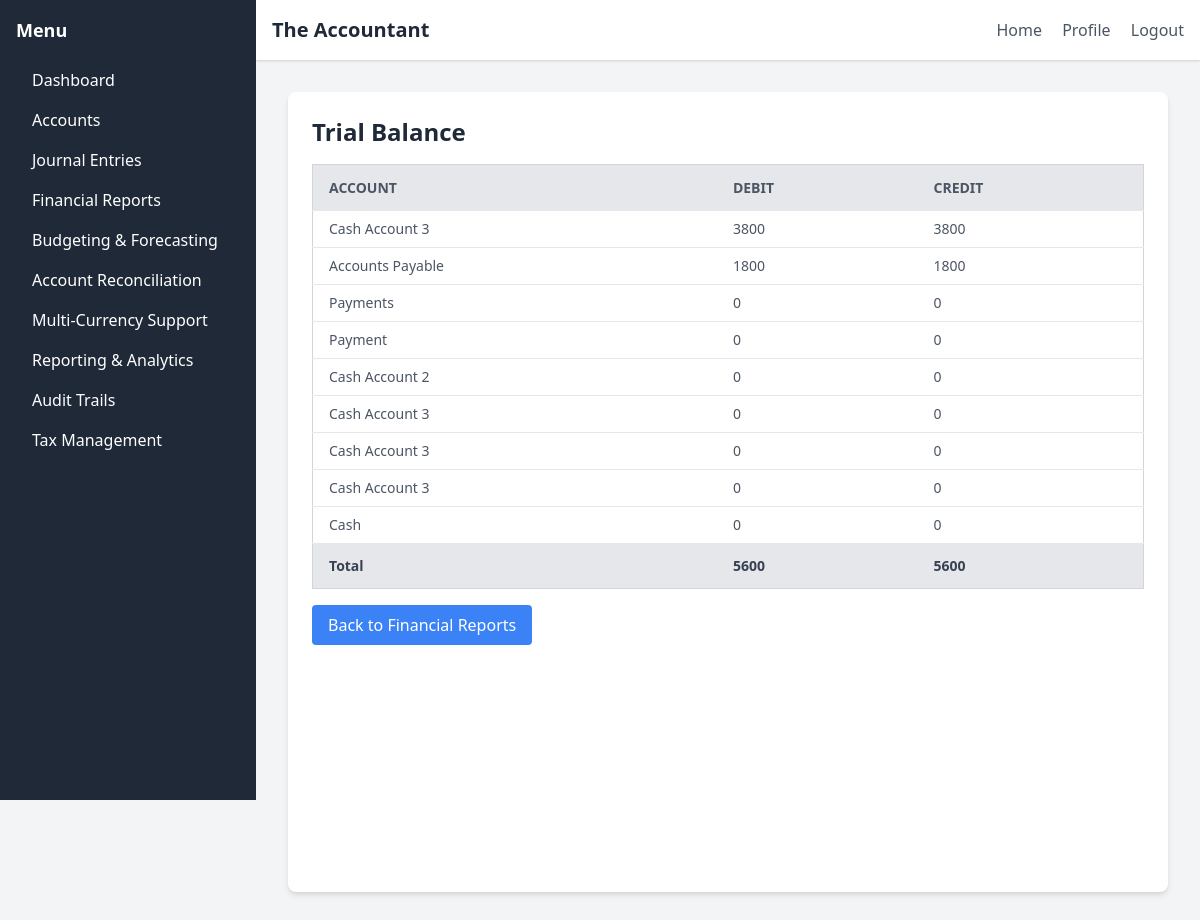
The page /gl/reports/trial-balance/ on the database its author committed.
### ledger/models.py (models this page shows, shortened)
class LedgerAccount(models.Model):
    name = models.CharField(max_length=255)
    description = models.TextField(blank=True, null=True)
    balance = models.DecimalField(max_digits=10, decimal_places=2, default=0.00)

### ledger/views.py (the view)
# urls.py: path('reports/trial-balance/', views.trial_balance, name='trial_balance'),  # Trial Balance report
def trial_balance(request):
    accounts = LedgerAccount.objects.all()
    trial_balance_data = []
    total_debit = 0
    total_credit = 0
    for account in accounts:
        debit_entries = TransactionEntry.objects.filter(account=account).aggregate(total_debit=Sum('debit'))['total_debit'] or 0
        credit_entries = TransactionEntry.objects.filter(account=account).aggregate(total_credit=Sum('credit'))['total_credit'] or 0
        balance = debit_entries - credit_entries
        trial_balance_data.append({
            'account': account,
            'debit': debit_entries,
            'credit': credit_entries,
            'balance': balance
        })
        total_debit += debit_entries
        total_credit += credit_entries
    return render(request, 'trial_balance.html', {
        'trial_balance_data': trial_balance_data,
        'total_debit': total_debit,
        'total_credit': total_credit
    })

### ledger/templates/trial_balance.html (shortened to what this page needs)
{% extends "base.html" %}
{% block content %}
<div class="bg-gray-100 flex justify-center min-h-screen">
    <div class="w-full max-w-5xl p-6 bg-white rounded-lg shadow-md">
        <h1 class="text-2xl font-bold mb-4 text-gray-800">Trial Balance</h1>
        <table class="min-w-full bg-white border border-gray-300">
            <thead>
                <tr class="bg-gray-200 text-gray-600 uppercase text-sm leading-normal">
                    <th class="py-3 px-4 border-b text-left">Account</th>
                    <th class="py-3 px-4 border-b text-left">Debit</th>
                    <th class="py-3 px-4 border-b text-left">Credit</th>
                </tr>
            </thead>
            <tbody class="text-gray-600 text-sm font-light">
                {% for entry in trial_balance_data %}
                    <tr class="border-b hover:bg-gray-100">
                        <td class="py-2 px-4 text-left">{{ entry.account.name }}</td>
                        <td class="py-2 px-4 text-left">{{ entry.debit }}</td>
                        <td class="py-2 px-4 text-left">{{ entry.credit }}</td>
                    </tr>
                {% endfor %}
                <tr class="bg-gray-200 text-gray-700 font-semibold">
                    <td class="py-3 px-4 border-t text-left">Total</td>
                    <td class="py-3 px-4 border-t text-left">{{ total_debit }}</td>
                    <td class="py-3 px-4 border-t text-left">{{ total_credit }}</td>
                </tr>
            </tbody>
        </table>
        <div class="mt-4">
            <a href="{% url 'financial_reports' %}" class="inline-block bg-blue-500 text-white py-2 px-4 rounded hover:bg-blue-600 transition duration-200">Back to Financial Reports</a>
        </div>
    </div>
</div>
{% endblock %}

### rows shown on the page
LedgerAccount: account.name "Cash Account 3", debit "3800", credit "3800"
LedgerAccount: account.name "Accounts Payable", debit "1800", credit "1800"
LedgerAccount: account.name "Payments", debit "0", credit "0"
LedgerAccount: account.name "Payment", debit "0", credit "0"
LedgerAccount: account.name "Cash Account 2", debit "0", credit "0"
LedgerAccount: account.name "Cash Account 3", debit "0", credit "0"
LedgerAccount: account.name "Cash Account 3", debit "0", credit "0"
LedgerAccount: account.name "Cash Account 3", debit "0", credit "0"
LedgerAccount: account.name "Cash", debit "0", credit "0"

### other values the page prints
{{ total_debit }} "5600"
{{ total_credit }} "5600"
